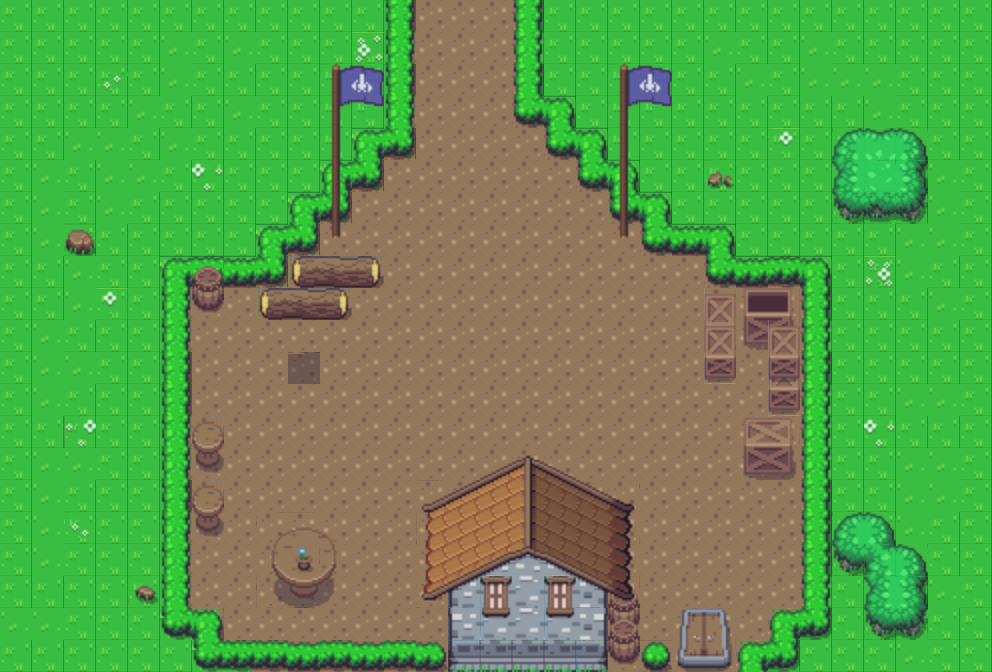

The image is a tile-based game level rendered from a .tmx file. Its description and complete source (layers, tilesets, objects, tile grids) follow:
An orthogonal 31x21 tile map with 32x32 px tiles, 4 tile layers (ground_layer1, tile layer 1.5, ground_layer2, ground_layer3).

<map version="1.10" tiledversion="1.11.2" orientation="orthogonal" renderorder="right-down" width="31" height="21" tilewidth="32" tileheight="32" infinite="0" nextlayerid="5" nextobjectid="1">
 <tileset firstgid="1" source="../tsx/converted-Overworld.tsx" />
 <layer id="1" name="ground_layer1" width="31" height="21">
  <data encoding="csv">
1,1,1,1,1,1,1,1,1,1,1,1,1201,1202,1202,1202,1203,1,1,1,1,1,1,1,1,1,1,1,1,1,1,
1,1,1,1,1,406,1,406,1,1,1,1,1201,1202,1202,1202,1203,1,1,1,1,1,406,1,1,406,1,1,1,1,1,
1,1,1,1,1,406,1,1,1,1,1,1,1201,1202,1202,1202,1203,1,1,1,1,1,1,406,1,406,406,406,1,1,1,
1,1,1,1,406,1,1,406,1,1,1,1,1201,1202,1202,1202,1321,1163,1,1,1,1,1,1,1,1,1,406,1,1,1,
1,1,406,406,1,406,1,1,1,1,1,1161,1322,1202,1202,1202,1202,1321,1163,1,1,1,1,1,1,1,1,406,406,1,1,
1,406,1,406,406,1,1,1,1,1,1161,1322,1202,1202,1202,1202,1202,1202,1321,1163,1,1,1,1,1,1,1,1,406,406,1,
1,406,1,406,1,1,1,1,1,1161,1322,1202,1202,1202,1202,1202,1202,1202,1202,1321,1163,1,1,1,1,1,1,406,1,406,1,
1,406,1,1,1,1,1,1,1161,1322,1202,1202,1202,1202,1202,1202,1202,1202,1202,1202,1321,1162,1163,1,1,1,1,1,406,406,1,
1,1,406,1,1,1161,1162,1162,1322,1202,1202,1202,1202,1202,1202,1202,1202,1202,1202,1202,1202,1202,1321,1162,1162,1163,1,1,406,1,1,
1,1,406,1,1,1201,1202,1202,1202,1202,1202,1202,1202,1202,1202,1202,1202,1202,1202,1202,1202,1202,1202,1202,1202,1203,1,1,1,406,1,
1,406,1,1,1,1201,1202,1202,1202,1202,1202,1202,1202,1202,1202,1202,1202,1202,1202,1202,1202,1202,1202,1202,1202,1203,1,1,1,1,1,
1,406,406,1,1,1201,1202,1202,1202,1202,1202,1202,1202,1202,1202,1202,1202,1202,1202,1202,1202,1202,1202,1202,1202,1203,1,1,1,1,1,
1,406,1,1,1,1201,1202,1202,1202,1202,1202,1202,1202,1202,1202,1202,1202,1202,1202,1202,1202,1202,1202,1202,1202,1203,1,1,406,406,1,
1,1,1,1,1,1201,1202,1202,1202,1202,1202,1202,1202,1202,1202,1202,1202,1202,1202,1202,1202,1202,1202,1202,1202,1203,1,1,1,1,1,
1,406,406,1,1,1201,1202,1202,1202,1202,1202,1202,1202,1202,1202,1202,1202,1202,1202,1202,1202,1202,1202,1202,1202,1203,1,1,406,406,1,
1,406,1,1,1,1201,1202,1202,1202,1202,1202,1202,1202,1202,1202,1202,1202,1202,1202,1202,1202,1202,1202,1202,1202,1203,1,1,406,406,1,
1,406,1,1,1,1201,1202,1202,1202,1202,1202,1202,1202,1202,1202,1202,1202,1202,1202,1202,1202,1202,1202,1202,1202,1203,1,1,406,1,1,
1,406,1,1,1,1201,1202,1202,1202,1202,1202,1202,1202,1202,1202,1202,1202,1202,1202,1202,1202,1202,1202,1202,1202,1203,1,1,406,1,1,
1,1,1,1,1,1201,1202,1202,1202,1202,1202,1202,1202,1202,1202,1202,1202,1202,1202,1202,1202,1202,1202,1202,1202,1203,1,1,1,406,1,
406,406,1,1,1,1241,1282,1202,1202,1202,1202,1202,1202,1202,1202,1202,1202,1202,1202,1202,1202,1202,1202,1202,1281,1243,1,1,406,1,1,
1,1,1,1,1,1,1241,1282,1202,1202,1202,1202,1202,1202,1202,1202,1202,1202,1202,1202,1202,1202,1202,1281,1243,1,1,1,406,1,1
</data>
 </layer>
 <layer id="4" name="tile layer 1.5" width="31" height="21">
  <data encoding="csv">
0,0,0,0,0,0,0,0,0,0,0,0,564,0,0,0,564,0,0,0,0,0,0,0,0,0,0,0,0,0,0,
0,0,0,0,0,0,0,0,0,0,0,0,562,0,0,0,562,0,0,0,0,0,0,0,0,0,0,0,0,0,0,
0,0,0,0,0,0,0,0,0,0,0,0,564,0,0,0,564,0,0,0,0,0,0,0,0,0,0,0,0,0,0,
0,0,0,0,0,0,0,0,0,0,0,0,562,0,0,0,602,524,0,0,0,0,0,0,0,0,0,0,0,0,0,
0,0,0,0,0,0,0,0,0,0,0,522,604,0,0,0,0,602,524,0,0,0,0,0,0,0,0,0,0,0,0,
0,0,0,0,0,0,0,0,0,0,522,604,0,0,0,0,0,0,602,524,0,0,0,0,0,0,0,0,0,0,0,
0,0,0,0,0,0,0,0,0,522,604,0,0,0,0,0,0,0,0,602,524,0,0,0,0,0,0,0,0,0,0,
0,0,0,0,0,0,0,0,522,604,0,0,0,0,0,0,0,0,0,0,602,523,524,0,0,0,0,0,0,0,0,
0,0,0,0,0,522,603,523,604,0,0,0,0,0,0,0,0,0,0,0,0,0,602,523,603,524,0,0,0,0,0,
0,0,0,0,0,562,0,0,0,0,0,0,0,0,0,0,0,0,0,0,0,0,0,0,0,564,0,0,0,0,0,
0,0,0,0,0,562,0,0,0,0,0,0,0,0,0,0,0,0,0,0,0,0,0,0,0,562,0,0,0,0,0,
0,0,0,0,0,564,0,0,0,0,0,0,0,0,0,0,0,0,0,0,0,0,0,0,0,564,0,0,0,0,0,
0,0,0,0,0,564,0,0,0,0,0,0,0,0,0,0,0,0,0,0,0,0,0,0,0,562,0,0,0,0,0,
0,0,0,0,0,562,0,0,0,0,0,0,0,0,0,0,0,0,0,0,0,0,0,0,0,562,0,0,0,0,0,
0,0,0,0,0,562,0,0,0,0,0,0,0,0,0,0,0,0,0,0,0,0,0,0,0,562,0,0,0,0,0,
0,0,0,0,0,564,0,0,0,0,0,0,0,0,0,0,0,0,0,0,0,0,0,0,0,564,0,0,0,0,0,
0,0,0,0,0,562,0,0,0,0,0,0,0,0,0,0,0,0,0,0,0,0,0,0,0,564,0,0,0,0,0,
0,0,0,0,0,562,0,0,0,0,0,0,0,0,0,0,0,0,0,0,0,0,0,0,0,564,0,0,0,0,0,
0,0,0,0,0,562,0,0,0,0,0,0,0,0,0,0,0,0,0,0,0,0,0,0,0,562,0,0,0,0,0,
0,0,0,0,0,602,524,0,0,0,0,0,0,0,0,0,0,0,0,0,0,0,0,0,522,604,0,0,0,0,0,
0,0,0,0,0,0,602,603,603,523,603,523,603,642,0,0,0,0,0,0,563,0,0,522,604,0,0,0,0,0,0
</data>
 </layer>
 <layer id="2" name="ground_layer2" width="31" height="21">
  <data encoding="csv">
0,0,0,0,0,0,0,0,0,0,0,0,0,0,0,0,0,0,0,0,0,0,0,0,0,0,0,0,0,0,0,
0,0,0,0,0,0,0,0,0,0,0,2147483969,0,0,0,0,0,0,0,0,0,0,0,0,0,0,0,0,0,0,0,
0,0,0,483,0,0,0,0,0,0,1164,1165,0,0,0,0,0,0,0,1164,1165,0,0,0,0,0,0,0,0,0,0,
0,0,0,0,0,0,0,0,0,0,1204,1205,0,0,0,0,0,0,0,1204,1205,0,0,0,0,0,0,0,0,0,0,
0,0,0,0,0,0,0,0,0,0,1244,0,0,0,0,0,0,0,0,1244,0,0,0,0,2147483970,0,646,726,647,0,0,
0,0,0,0,0,0,484,0,0,0,1244,0,0,0,0,0,0,0,0,1244,0,0,211,0,0,0,727,643,728,0,0,
0,0,0,0,0,0,0,0,0,0,1244,0,0,0,0,0,0,0,0,1244,0,0,0,0,0,0,686,766,687,0,0,
0,0,209,0,0,0,0,0,0,0,1284,0,0,0,0,0,0,0,0,1284,0,0,0,0,0,0,0,0,0,0,0,
0,0,0,0,0,0,34,0,0,204,205,206,0,0,0,0,0,0,0,0,0,0,0,0,0,0,0,321,0,0,0,
0,0,0,322,0,0,74,0,204,205,206,0,0,0,0,0,0,0,0,0,0,0,31,822,823,0,0,0,0,0,0,
0,0,0,0,0,0,0,0,0,0,0,0,0,0,0,0,0,0,0,0,0,0,32,862,863,0,0,0,0,0,0,
0,0,0,0,0,0,0,0,0,0,0,0,0,0,0,0,0,0,0,0,0,0,71,0,112,0,0,0,0,0,0,
0,0,0,0,0,0,0,0,0,0,0,0,0,0,0,0,0,0,0,0,0,0,0,0,71,0,0,0,0,0,0,
0,0,2147484132,0,0,0,358,0,0,0,0,0,0,0,0,0,0,0,0,0,0,0,0,356,357,0,0,484,0,0,0,
0,0,0,0,0,0,398,0,0,0,0,0,0,0,0,0,0,0,0,0,0,0,0,396,397,0,0,0,0,0,0,
0,0,0,0,0,0,358,0,0,0,0,0,0,0,0,0,0,0,0,0,0,0,0,0,0,0,0,0,0,0,0,
0,0,2147484131,0,0,0,398,0,436,437,438,0,0,0,0,0,0,0,0,0,0,0,0,0,0,0,646,647,0,0,0,
0,0,0,0,0,0,0,0,476,477,478,0,0,0,143,144,144,144,145,0,0,0,0,0,0,0,686,688,647,0,0,
0,0,0,0,207,0,0,0,516,517,518,0,0,0,183,184,184,184,185,34,0,0,0,0,0,0,0,727,728,0,0,
0,0,0,0,0,0,0,0,0,0,0,0,0,0,183,184,184,184,185,35,0,232,233,0,0,0,0,686,687,0,0,
0,0,0,0,0,0,0,0,0,0,0,0,0,0,182,222,222,222,262,74,0,272,273,0,0,0,0,0,0,0,0
</data>
 </layer>
 <layer id="3" name="ground_layer3" width="31" height="21">
  <data encoding="csv">
0,0,0,0,0,0,0,0,0,0,0,0,0,0,0,0,0,0,0,0,0,0,0,0,0,0,0,0,0,0,0,
0,0,0,0,0,0,0,0,0,0,0,0,0,0,0,0,0,0,0,0,0,0,0,0,0,0,0,0,0,0,0,
0,0,0,0,0,0,0,0,0,0,0,0,0,0,0,0,0,0,0,0,0,0,0,0,0,0,0,0,0,0,0,
0,0,0,0,0,0,0,0,0,0,0,0,0,0,0,0,0,0,0,0,0,0,0,0,0,0,0,0,0,0,0,
0,0,0,0,0,0,0,0,0,0,0,0,0,0,0,0,0,0,0,0,0,0,0,0,0,0,0,0,0,0,0,
0,0,0,0,0,0,0,0,0,0,0,0,0,0,0,0,0,0,0,0,0,0,0,0,0,0,0,0,0,0,0,
0,0,0,0,0,0,0,0,0,0,0,0,0,0,0,0,0,0,0,0,0,0,0,0,0,0,0,0,0,0,0,
0,0,0,0,0,0,0,0,0,0,0,0,0,0,0,0,0,0,0,0,0,0,0,0,0,0,0,0,0,0,0,
0,0,0,0,0,0,0,0,0,0,0,0,0,0,0,0,0,0,0,0,0,0,0,0,0,0,0,0,0,0,0,
0,0,0,0,0,0,0,0,0,0,0,0,0,0,0,0,0,0,0,0,0,0,0,0,0,0,0,0,0,0,0,
0,0,0,0,0,0,0,0,0,0,0,0,0,0,0,0,0,0,0,0,0,0,0,0,31,0,0,0,0,0,0,
0,0,0,0,0,0,0,0,0,1020,0,0,0,0,0,0,0,0,0,0,0,0,0,0,0,0,0,0,0,0,0,
0,0,0,0,0,0,0,0,0,0,0,0,0,0,0,0,0,0,0,0,0,0,0,0,0,0,0,0,0,0,0,
0,0,0,0,0,0,0,0,0,0,0,0,0,0,0,0,0,0,0,0,0,0,0,0,0,0,0,0,0,0,0,
0,0,0,0,0,0,0,0,0,0,0,0,0,0,0,506,507,508,0,0,0,0,0,0,0,0,0,0,0,0,0,
0,0,0,0,0,0,0,0,0,0,0,0,0,544,545,546,547,548,549,550,0,0,0,0,0,0,0,0,0,0,0,
0,0,0,0,0,0,0,0,0,0,0,0,0,584,585,586,587,588,589,590,0,0,0,0,0,0,0,0,0,0,0,
0,0,0,0,0,0,0,0,0,114,0,0,0,624,625,626,627,628,629,630,0,0,0,0,0,0,0,0,0,0,0,
0,0,0,0,0,0,0,0,0,0,0,0,0,664,665,302,667,302,669,670,0,0,0,0,0,0,0,0,0,0,0,
0,0,0,0,0,0,0,0,0,0,0,0,0,0,0,342,0,342,0,0,0,0,0,0,0,0,0,0,0,0,0,
0,0,0,0,0,0,0,0,0,0,0,0,0,0,0,0,0,0,0,0,0,0,0,0,0,0,0,0,0,0,0
</data>
 </layer>
</map>
